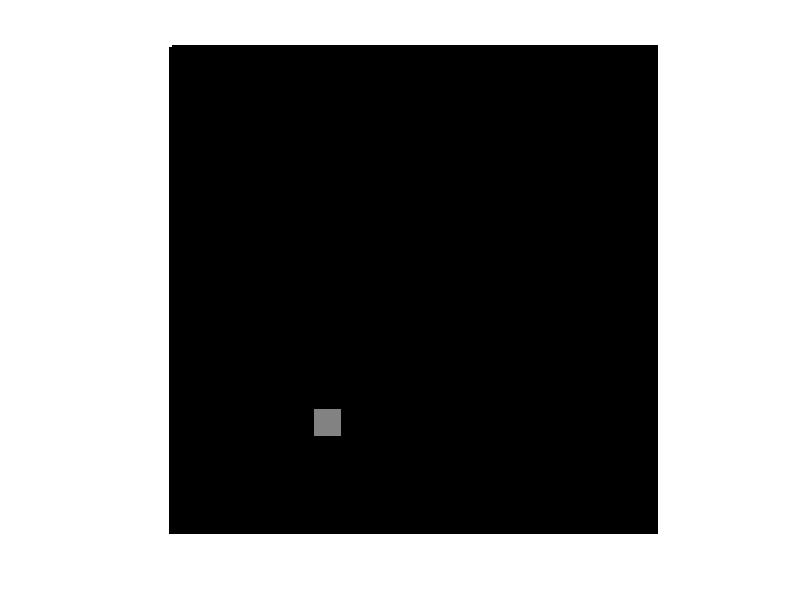

Write the MATLAB code that produced this figure.
%% 0:36
im = zeros(200, 200);

%% 0:47
im(1, 1) = 1;

%% 0:51
imshow(im)

%% 1:40
im(150:160, 60:70) = 0.5;

%% 1:43
imshow(im)

%% 2:04 -%% 5:30
% Mathworks image processing and computer vision toolbox does not support
% this kind of circle drawing, line drawing, pasting of images, and
% producing test patters